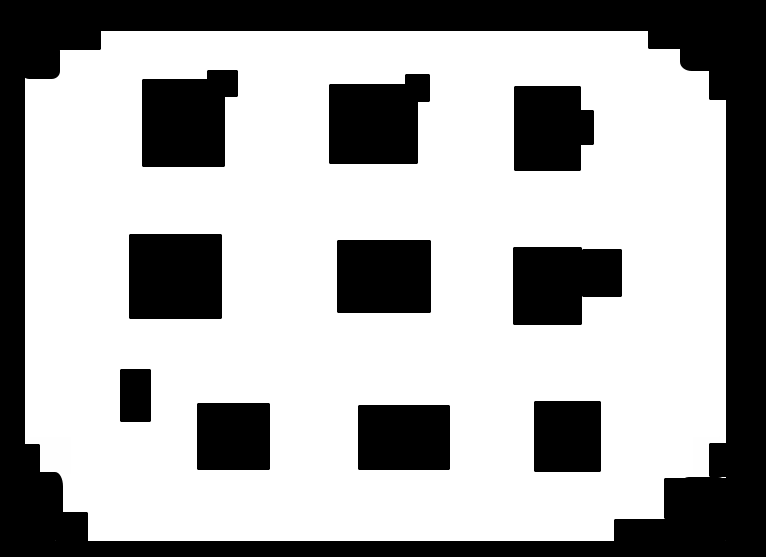
#> input picture project/submissions/data/circuit.png, 766 x 557 px, found by its file name
$ jupyter execute --allow-errors Attempt1_filesubmission_collision_checking.ipynb
#> lines starting #> are read from the running program, lines starting #| are printed output that depends on the picture; after the words box and inside, x2 and y2 are one past the last pixel; in counts of white or black regions, pixels touching at a corner belong together
### project/submissions/maithili/ref_trajectory.py
# THIS IS USING CUBIC SPIRAL FOR TURNING
# Using quintic spiral for turning results in almost the same turning trajectory
import numpy as np

v = 1
dt = 0.1
num_st_pts = int(v/dt)
num_pts = 50

def cubic_spiral(theta_i, theta_f, n=50):
    x = np.linspace(0, 1, num=n)
    #-2*x**3 + 3*x**2
    # return (theta_f-theta_i)*(6*x**5 - 15*x**4 + 10*x**3) + theta_i   # Use this for quintic plot if needed
    return (theta_f-theta_i)*(-2*x**3 + 3*x**2) + theta_i

def straight(dist, curr_pose, n=num_st_pts):
    # dist is the straight distance to be travelled
    # the straight-line may be along x or y axis
    # curr_theta will determine the orientation
    # print(n)
    x0, y0, t0 = curr_pose
    xf, yf = x0 + dist*np.cos(t0), y0 + dist*np.sin(t0)
    x = (xf - x0) * np.linspace(0, 1, n) + x0
    y = (yf - y0) * np.linspace(0, 1, n) + y0
    return x, y, t0*np.ones_like(x)

def turn(change, curr_pose, n=num_pts):
     # adjust scaling constant for desired turn radius
     # change is the angle by which we want to turn, like 90 or -90
    #  print(n)
     x0, y0, t0 = curr_pose
     theta = cubic_spiral(t0, t0 + np.deg2rad(change), n)
     # cumsum() is basically integration
     x= x0 + np.cumsum(v*np.cos(theta)*dt)
     y= y0 + np.cumsum(v*np.sin(theta)*dt)
     return x, y, theta

def generate_trajectory(route, init_pose = (0, 0,np.pi/2)):
    curr_pose = init_pose
    func = {'straight': straight, 'turn': turn}
    x, y, t = np.array([]), np.array([]),np.array([])
    for manoeuvre, command in route:
        px, py, pt = func[manoeuvre](command, curr_pose)
        curr_pose = px[-1],py[-1],pt[-1]  # Pull last element of px, py, pt to get latest orientation
        # print(np.round(px[-1],2),np.round(py[-1],2),np.round(pt[-1],2))   # This is the final position after every route iteration
        # Add latest pose to array
        x = np.concatenate([x, px])
        y = np.concatenate([y, py])
        t = np.concatenate([t, pt])
    # print(x[-1], y[-1], t[-1])   # This is the final position
    return np.vstack([x, y, t])

### week4/jojijoseph/Q2 - 1/Attempt1_filesubmission_collision_checking.ipynb
Create a file called ref_trajectory.py. Copy the functions from week3 that enabled you to generate a trajectory given a sequence of straight/ turn commands

[cell 1]
from collections import deque
import cv2
import numpy as np
from PIL import Image
import matplotlib.pyplot as plt
from ref_trajectory import generate_trajectory as traj

We will look at 2 ways to make a grid

(a) Load an existing circuit (Use MS paint or anything else)

(b) Make a custom grid

Remember grid resolution is the key parameter to go from grid co-ordinates to world co-ordinates. What is the value of 1 pixel?

[cell 2]
grid_res = 0.05
image = Image.open('./circuit.png').convert('LA') # open the test circuit
#> image is the input picture: PIL image 766x557 LA; mean R, G, B, A 168.5, 168.5, 168.5, 255
grid_data = np.asarray(image)[:,:,0]/255

#find the shape
grid_shape = np.array(grid_data.shape)
#> grid_shape = [557, 766]

#find the real-world extents of the grid: opposite vertices of the rectangle
x1, y1 = 0, 0
#use shape and grid_res to calculate the top-right vertex
y2, x2 =  grid_shape*grid_res
#> y2 = 27.85; x2 = 38.3

#display the image using imshow()
#pay attention to the keywords origin, cmap and extent
#Default origin is top-left, but we should use 'lower'
#how should grid_data be transformed
plt.figure()

#complete
plt.imshow(grid_data, cmap = plt.cm.gray, extent=[x1,x2,y1,y2])
start_pose = np.array([12, 4, np.pi/2])
plt.plot(start_pose[0], start_pose[1],'r+')
plt.show()
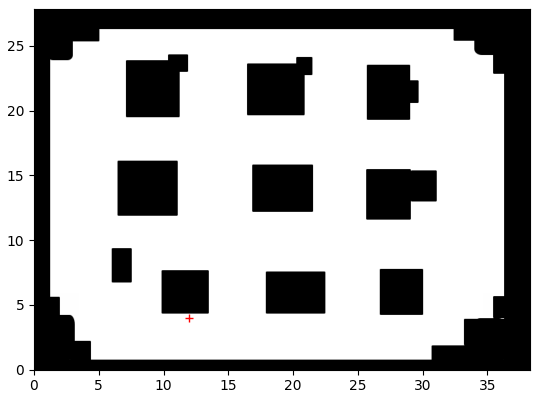
#> figure drawn by matplotlib, 1 panel

[cell 3]
#custom grid
#choose resolution and dimensions
grid_res = 0.05
grid_span =  50 # square circuit dimensions in m

#calculate grid_shape from grid
# dimensions have to be integers
grid_shape = (np.array([grid_span]*2)/grid_res).astype('int')
#Initialize
grid_data = np.zeros(grid_shape)

#Create rectangular obstacles in world co-ordinates
#xmin, xmax, ymin, ymax
obstacles = np.array([[25, 26, 10, 40],
                       [2, 8, 16, 20]])
for obs in obstacles:
    # calculate obstacles extent in pixel coords
    xmin, xmax, ymin, ymax = (obs/grid_res).astype('int')
    # mark them as occupied
    grid_data[xmin:xmax ,ymin:ymax] = 1.0

#calculate the extents
x1, y1 = 0, 0
x2, y2 = grid_span, grid_span

#imshow() from prior cell
plt.figure()
plt.imshow(1-grid_data.T, origin='lower', cmap=plt.cm.gray, extent=[x1,x2,y1,y2] )
plt.show()
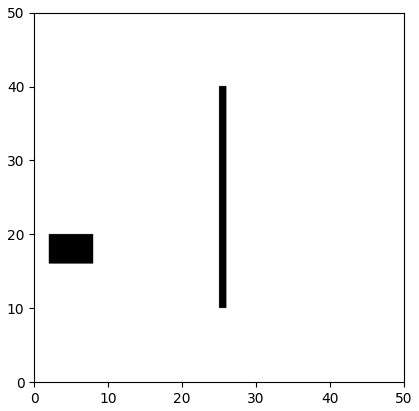
#> figure drawn by matplotlib, 1 panel

Plot the reference trajectory on the grid environment

[cell 4]
#pick a suitable starting pose
start_pose = np.array([2, 6, np.pi/2])
#we will use same route as before
route = [("straight", 5),("turn", -90),("straight", 6),("turn", 90)]

#calculate ref_path from traj()
# we want it to be numpy array of dimensions (N, 3)
ref_path = traj(route, start_pose)
ref_path = np.hstack([np.array(axis).reshape(-1,1) for axis in ref_path])

print(ref_path.shape)

#plot the grid and
plt.imshow(1-grid_data.T, origin='lower', cmap=plt.cm.gray, extent=[x1,x2,y1,y2])
plt.plot(ref_path[:,0], ref_path[:,1])
plt.plot(start_pose[0], start_pose[1],'r+')
plt.show()

Let us now use circle approximation to perform collision checking. We will use w=0.8, l=1.2m as mule dimensions. Calculate the 4 vertices of the mule

Circle parameters are offset and radii

You would have to plot the mule rectangle and 3 circles

[cell 5]
w=0.8
l=1.2
mule_extents = np.array([[-w/2,-l/2],
                         [w/2, -l/2],
                         [w/2, l/2],
                         [-w/2, l/2],
                         [-w/2,-l/2]])


r = 0.5
l = 0.4
circles = [(0, 0, r), (0, l, r), (0, -l, r)]

plt.figure()
#plot rectangle or just the 4 vertices
for vertex in mule_extents:
    p, q = vertex
    plt.plot(p, q, 'b.')
for v1, v2 in zip(mule_extents[:-1],mule_extents[1:]):
    p1, q1 = v1
    p2, q2 = v2
    plt.plot((p1, p2), (q1,q2), 'k-')

ax = plt.gca()
for x,y,rad in circles:
    ax.add_patch(plt.Circle((x,y), rad, fill=False))
plt.show()
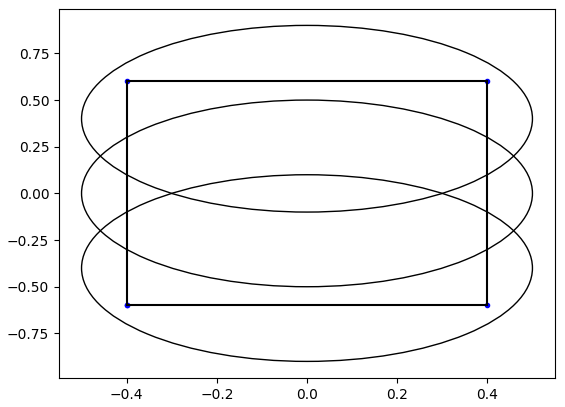
#> figure drawn by matplotlib, 1 panel

Write a function to find if there is a collision given the grid and the local path

1. Rotate the 3 circle vertices along the local path

2. Check if $(x-x_c)^2 + (y-y_c)^2 < r$ and grid[x, y] = 1.0

3. Return True or False

You can assume circles variable (approximation of the vehicle dimensions) is assumed as a global variable

What do you think is a simple unit test?

[cell 6]
grid_res = 0.05
def circle_collision_check(grid, local_traj,grid_res=0.05):
#> called with local_traj = array of shape (3, 3), grid_res = 0.05
    xmax, ymax = grid.shape
    all_x = np.arange(xmax)
    all_y = np.arange(ymax)
    X, Y = np.meshgrid(all_x, all_y)

    occupied_pt = grid[X,Y] == 1

    # [6 lines of commented-out code are left out]

    for xl, yl, tl in local_traj:
        rot = np.array([[np.sin(tl), -np.cos(tl)],[np.cos(tl), np.sin(tl)]])
        for xc, yc, rc in circles:
            xc_rot, yc_rot = rot @ np.array([xc, yc]) + np.array([xl, yl])
            xc_pix, yc_pix = (xc_rot/grid_res), (yc_rot/ grid_res)
            rc_pix = (rc/ grid_res)
            inside_circle = ((X-xc_pix)**2 +(Y-yc_pix)**2 - rc_pix**2 < 0)

            if np.sum(np.multiply( inside_circle, occupied_pt)):
                # [10 lines of commented-out code are left out]
                return True, (xc_rot,yc_rot,rc) # Second value is useful to plot collision point
    return False, None

[cell 7]
local_traj = np.array([[0, 0.25, np.pi/2], [0, 1.0, np.pi/2], [0, 1.5, np.pi/2]])
grid = np.zeros([50, 50])
grid[0:2,30:32] = 1.0

print(circle_collision_check(grid, local_traj))

plt.figure()
plt.xlim(-1,3)

plt.imshow(1 - grid.T, origin='lower',cmap = plt.cm.gray, extent = [0, 2.5, 0, 2.5])
plt.scatter(local_traj[:,0],local_traj[:,1],linewidth=2)
plt.show()
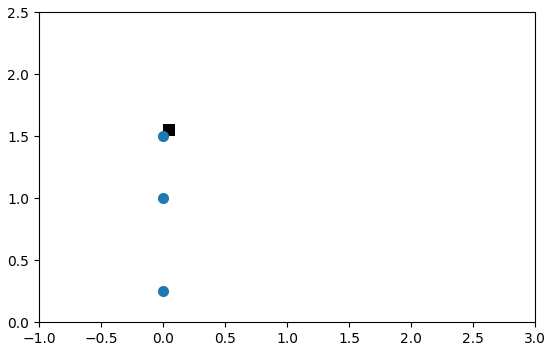
#> figure drawn by matplotlib, 1 panel

Let us move onto the more complicated swath collision checking

Write a function to trace the footprint of the vehicle along the local path.

Input: grid_size, local path
Output: footprint

Start with an empty grid of similar size

1. Rotate the 4 vertices of the mule rectangle along the local path

2. Collect all the vertices and calculate the convex hull. Remember to typecast them as float32 as cv2..convexHull() expects that

3. Use fillConvexPoly() to fill up the hull

[cell 8]
def swath_footprint(local_path,grid_size,grid_res=grid_res):
    #initialize image
#> called with local_path = array of shape (10, 3), grid_size = (1000, 1000), grid_res = 0.05
    img = np.zeros(grid_size)
    vertices = []
    for xl,yl,tl in local_path:
        rot = np.array([[np.sin(tl), -np.cos(tl)],[np.cos(tl), np.sin(tl)]])
        for vertex in mule_extents:
            rot_vertex = rot @ vertex + np.array([xl, yl])
            vertices.append(rot_vertex)
    vertices = np.array(vertices,dtype='float32')
    hull_vertices = cv2.convexHull(vertices)
    #change hull vertices to grid coords and typecast as int32
    hull_vertices = (hull_vertices/grid_res).astype('int32')
    cv2.fillConvexPoly(img,hull_vertices,1)
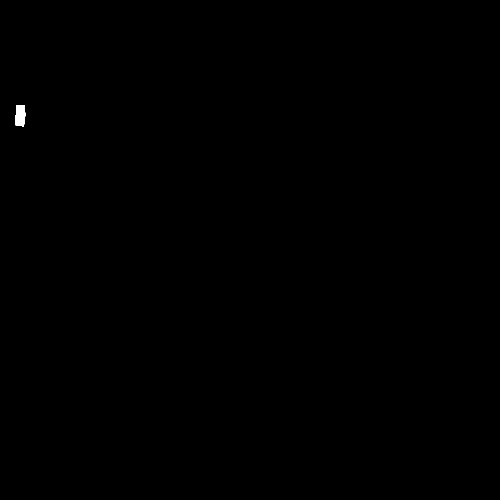
#> img: shape (1000, 1000) float64 (shown at 1/2 size); values 0 (black) and 1 (white), 0.08% white; 1 white region, box (x1, y1, x2, y2) and area: (31, 210, 51, 253) 766
    return img.T == 1

s, e = 10, 20
footprint = swath_footprint(ref_path[s:e], grid_data.shape)

plt.figure()
plt.imshow(1 - footprint.T, origin='lower', cmap=plt.cm.gray, extent=[x1,x2,y1,y2])
plt.plot(ref_path[:,0], ref_path[:,1],'b-')
plt.plot(ref_path[s:e,0], ref_path[s:e,1],'r-')
plt.xlim(0, 10)
plt.ylim(0, 20)
plt.show()
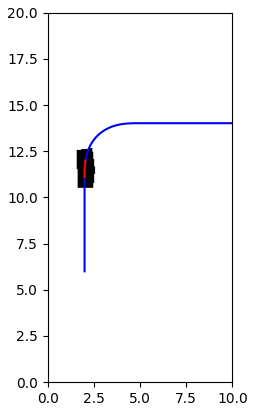
#> figure drawn by matplotlib, 1 panel

[cell 9]
def swath_collision_check(grid, local_traj,grid_res=0.05):
    xmax, ymax = grid.shape
    grid_size = grid.shape
    all_x = np.arange(xmax)
    all_y = np.arange(ymax)
    X, Y = np.meshgrid(all_x, all_y)

    occupied_pt = grid[X,Y] == 1

    #initialize image
    vertices = deque(maxlen=15) # Last 3 swatchs
    img = np.zeros(occupied_pt.shape)

    for xl,yl,tl in local_traj:
        rot = np.array([[np.sin(tl), -np.cos(tl)],[np.cos(tl), np.sin(tl)]])
        for vertex in mule_extents:
            rot_vertex = rot @ vertex + np.array([xl, yl])
            vertices.append(rot_vertex)

        hull_vertices = cv2.convexHull(np.array(vertices,dtype='float32'))
        #change hull vertices to grid coords and typecast as int32
        hull_vertices = (hull_vertices/grid_res).astype('int32')
        cv2.fillConvexPoly(img,hull_vertices,1)
        if np.sum(np.multiply(img==1, occupied_pt)):
            return True, (xl,yl),hull_vertices*grid_res
    return False, None, None

Once you know the footprint, it should be easy to see if the footprint coincides with any occupied cells in the original grid

Try out some examples to unit test your code for both circle checking and swath checking

In practice, you can write this as a CollisionChecking class where the mule dimensions are read from a config file and initialized. Global variables are best avoided in production code

## Visualizing the test setup

[cell 10]
grid_res = 0.05
grid_data = np.asarray(image)[:,:,0]/255
grid_data = np.flip(grid_data, 0)
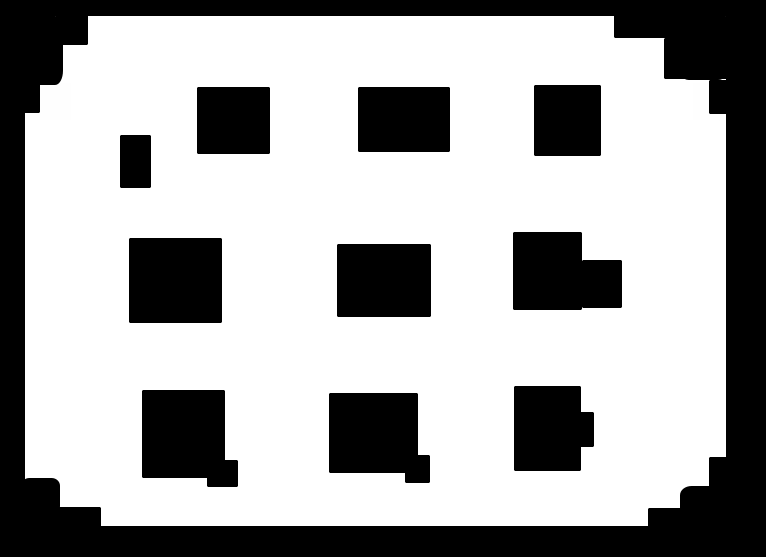
#> grid_data: shape (557, 766) float64; min 0, max 1, mean 0.661
grid_data[grid_data < 0.8] = 0
#> grid_data: shape (557, 766) float64; 0.03% of pixels changed, all inside (x1, y1, x2, y2) = (25, 16, 726, 509)
grid_data[grid_data >= 0.8] = 1
#> grid_data: shape (557, 766) float64; values 0 (black) and 1 (white), 66.1% white; 11 black regions, largest, box (x1, y1, x2, y2) and area: (0, 0, 766, 557) 83857, (129, 238, 222, 323) 7905, (142, 390, 238, 487) 7817
grid_data = 1 - grid_data.T# To make compatible for collision checking
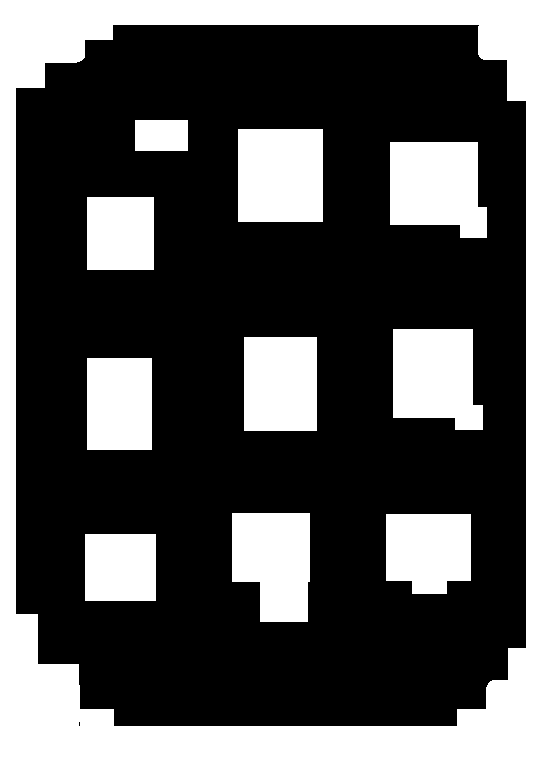
#> grid_data: shape (766, 557) float64; values 0 (black) and 1 (white), 33.9% white; 11 white regions, largest, box (x1, y1, x2, y2) and area: (0, 0, 557, 766) 83857, (238, 129, 323, 222) 7905, (390, 142, 487, 238) 7817
grid_shape = np.array(grid_data.shape)
#> grid_shape = [766, 557]
x1, y1 = 0, 0
x2, y2 =  grid_shape*grid_res

route_hit = [("straight", 7),("turn", 90),("straight", 10),("turn", -90), ("straight", 5),("turn",90),("straight",2),("turn",-90),("straight",7)]
#> (the rest of this cell did not finish here and is left out)
